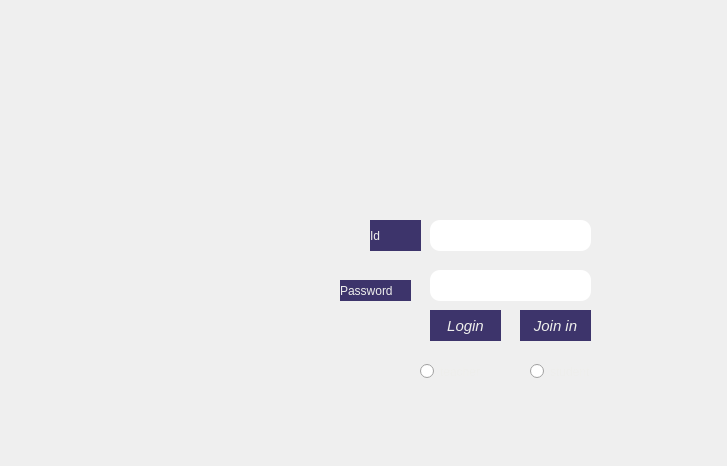
<?xml version="1.0" encoding="UTF-8"?>
<ui version="4.0">
 <class>login</class>
 <widget class="QDialog" name="login">
  <property name="geometry">
   <rect>
    <x>0</x>
    <y>0</y>
    <width>727</width>
    <height>466</height>
   </rect>
  </property>
  <property name="windowTitle">
   <string>Dialog</string>
  </property>
  <widget class="QPushButton" name="login_button">
   <property name="geometry">
    <rect>
     <x>430</x>
     <y>310</y>
     <width>71</width>
     <height>31</height>
    </rect>
   </property>
   <property name="font">
    <font>
     <family>Ubuntu</family>
     <pointsize>11</pointsize>
     <weight>7</weight>
     <italic>true</italic>
     <bold>false</bold>
    </font>
   </property>
   <property name="styleSheet">
    <string notr="true">background-color: rgb(61, 52, 107);
color: rgb(238, 238, 236);
border:none;
border-bottom-color: rgb(238, 238, 236);
font: 57 italic 11pt &quot;Ubuntu&quot;;
</string>
   </property>
   <property name="text">
    <string>Login</string>
   </property>
  </widget>
  <widget class="QLineEdit" name="pwbar">
   <property name="geometry">
    <rect>
     <x>430</x>
     <y>270</y>
     <width>161</width>
     <height>31</height>
    </rect>
   </property>
   <property name="styleSheet">
    <string notr="true">border-radius:10px;</string>
   </property>
   <property name="placeholderText">
    <string/>
   </property>
  </widget>
  <widget class="QLabel" name="id_label">
   <property name="geometry">
    <rect>
     <x>370</x>
     <y>220</y>
     <width>51</width>
     <height>31</height>
    </rect>
   </property>
   <property name="styleSheet">
    <string notr="true">background-color: rgb(61, 52, 107);
font: 13pt &quot;Ubuntu&quot;;
color: rgb(238, 238, 236);
border:none;
border-bottom-color: rgb(238, 238, 236);
font: 57 italic 11pt &quot;Ubuntu&quot;;
</string>
   </property>
   <property name="text">
    <string>Id</string>
   </property>
  </widget>
  <widget class="QLabel" name="pw_label">
   <property name="geometry">
    <rect>
     <x>340</x>
     <y>280</y>
     <width>71</width>
     <height>21</height>
    </rect>
   </property>
   <property name="styleSheet">
    <string notr="true">background-color: rgb(61, 52, 107);
font: 13pt &quot;Ubuntu&quot;;
color: rgb(238, 238, 236);
border:none;
border-bottom-color: rgb(238, 238, 236);
font: 57 italic 11pt &quot;Ubuntu&quot;;
</string>
   </property>
   <property name="text">
    <string>Password</string>
   </property>
  </widget>
  <widget class="QPushButton" name="join_in">
   <property name="geometry">
    <rect>
     <x>520</x>
     <y>310</y>
     <width>71</width>
     <height>31</height>
    </rect>
   </property>
   <property name="font">
    <font>
     <family>Ubuntu</family>
     <pointsize>11</pointsize>
     <weight>7</weight>
     <italic>true</italic>
     <bold>false</bold>
    </font>
   </property>
   <property name="styleSheet">
    <string notr="true">background-color: rgb(61, 52, 107);
color: rgb(238, 238, 236);
border:none;
border-bottom-color: rgb(238, 238, 236);
font: 57 italic 11pt &quot;Ubuntu&quot;;
</string>
   </property>
   <property name="text">
    <string>Join in</string>
   </property>
  </widget>
  <widget class="QLabel" name="label_2">
   <property name="geometry">
    <rect>
     <x>-10</x>
     <y>0</y>
     <width>791</width>
     <height>481</height>
    </rect>
   </property>
   <property name="text">
    <string/>
   </property>
   <property name="pixmap">
    <pixmap>../../다운로드/템플릿.png</pixmap>
   </property>
   <property name="scaledContents">
    <bool>true</bool>
   </property>
  </widget>
  <widget class="QLineEdit" name="idbar">
   <property name="geometry">
    <rect>
     <x>430</x>
     <y>220</y>
     <width>161</width>
     <height>31</height>
    </rect>
   </property>
   <property name="styleSheet">
    <string notr="true">border-radius:10px;</string>
   </property>
   <property name="placeholderText">
    <string/>
   </property>
  </widget>
  <widget class="QLabel" name="label_4">
   <property name="geometry">
    <rect>
     <x>480</x>
     <y>160</y>
     <width>51</width>
     <height>41</height>
    </rect>
   </property>
   <property name="text">
    <string/>
   </property>
   <property name="pixmap">
    <pixmap>../../다운로드/baseline_account_circle_white_24dp.png</pixmap>
   </property>
  </widget>
  <widget class="QRadioButton" name="teacher">
   <property name="geometry">
    <rect>
     <x>420</x>
     <y>360</y>
     <width>91</width>
     <height>23</height>
    </rect>
   </property>
   <property name="styleSheet">
    <string notr="true">
color: rgb(238, 238, 236);</string>
   </property>
   <property name="text">
    <string>teacher</string>
   </property>
  </widget>
  <widget class="QRadioButton" name="student">
   <property name="geometry">
    <rect>
     <x>530</x>
     <y>360</y>
     <width>112</width>
     <height>23</height>
    </rect>
   </property>
   <property name="styleSheet">
    <string notr="true">color: rgb(238, 238, 236);</string>
   </property>
   <property name="text">
    <string>student</string>
   </property>
  </widget>
  <zorder>label_2</zorder>
  <zorder>login_button</zorder>
  <zorder>pwbar</zorder>
  <zorder>id_label</zorder>
  <zorder>pw_label</zorder>
  <zorder>join_in</zorder>
  <zorder>idbar</zorder>
  <zorder>label_4</zorder>
  <zorder>teacher</zorder>
  <zorder>student</zorder>
 </widget>
 <resources/>
 <connections/>
</ui>
